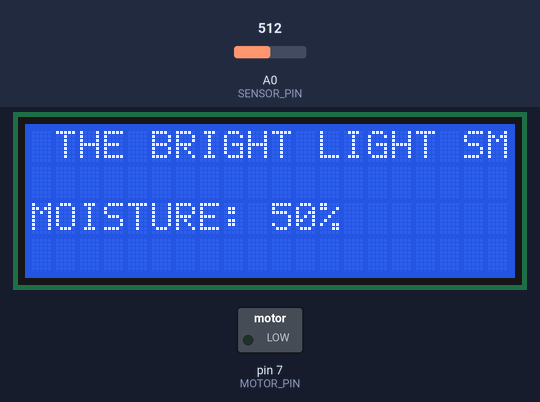
Simulated run of this sketch. Board: Arduino Uno, built with avr-gcc and run on an emulated ATmega328P. Parts: 20×4 character LCD, switched loads named in the sketch (green lamp = pin HIGH). The test bench sets the inputs (shaded band); at power-on: A0 (SENSOR_PIN) = 512.

Above: at 3.7 s.
3.8 s: A0 (SENSOR_PIN) set to 316
At 5.0 s:
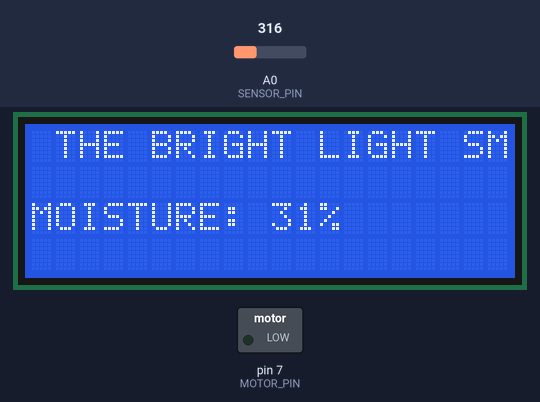
5.3 s: A0 (SENSOR_PIN) set to 292
At 6.4 s:
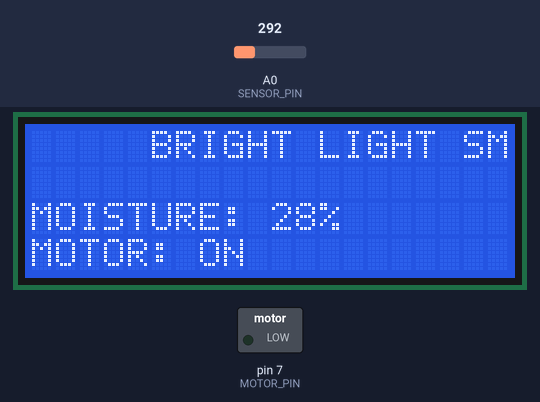
6.8 s: A0 (SENSOR_PIN) set to 306
At 7.5 s:
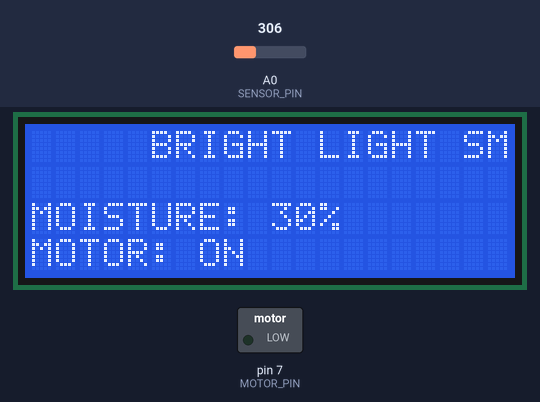
Timing chart, 0 to 9.8 s (numbered marks = the images above; inputs shaded):
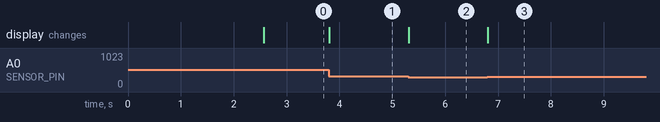

The sketch:

irregation_system_cop.ino
```cpp
#include <LiquidCrystal.h>

LiquidCrystal lcd(13, 12, 11, 10, 9, 8);

const uint8_t SENSOR_PIN = A0; // Use smaller data type uint8_t for sensor pin
const uint8_t MOTOR_PIN = 7;   // Use smaller data type uint8_t for motor pin

void setup() {
  pinMode(SENSOR_PIN, INPUT);
  pinMode(MOTOR_PIN, OUTPUT);

  lcd.begin(20, 4);
  lcd.print(F(" THE BRIGHT LIGHT\nSMART PLANT WATERING")); // Combine LCD print statements
  delay(2500);
}

void loop() {
  int Sensor_val = analogRead(SENSOR_PIN);
  uint8_t Moisture = map(Sensor_val, 0, 1019, 0, 100); // Use uint8_t for moisture, as it's a percentage (0-100)

  lcd.setCursor(0, 2);
  lcd.print(F("MOISTURE: "));
  lcd.print(Moisture);
  lcd.print(F("%       "));

  if (Moisture < 30) {
    lcd.setCursor(0, 3);
    lcd.print(F("MOTOR: ON               "));
    digitalWrite(MOTOR_PIN, LOW);
  }
}
```

Measured:
- the behaviour switches between 306 and 305 on A0 (SENSOR_PIN) (found by bisection; images 1 and 2)
- after the input at 3.8 s, the display: changes at once (image 1)
- after the input at 5.3 s, the display: changes at once (image 2)
- after the input at 6.8 s, the display: changes at once (image 3)
